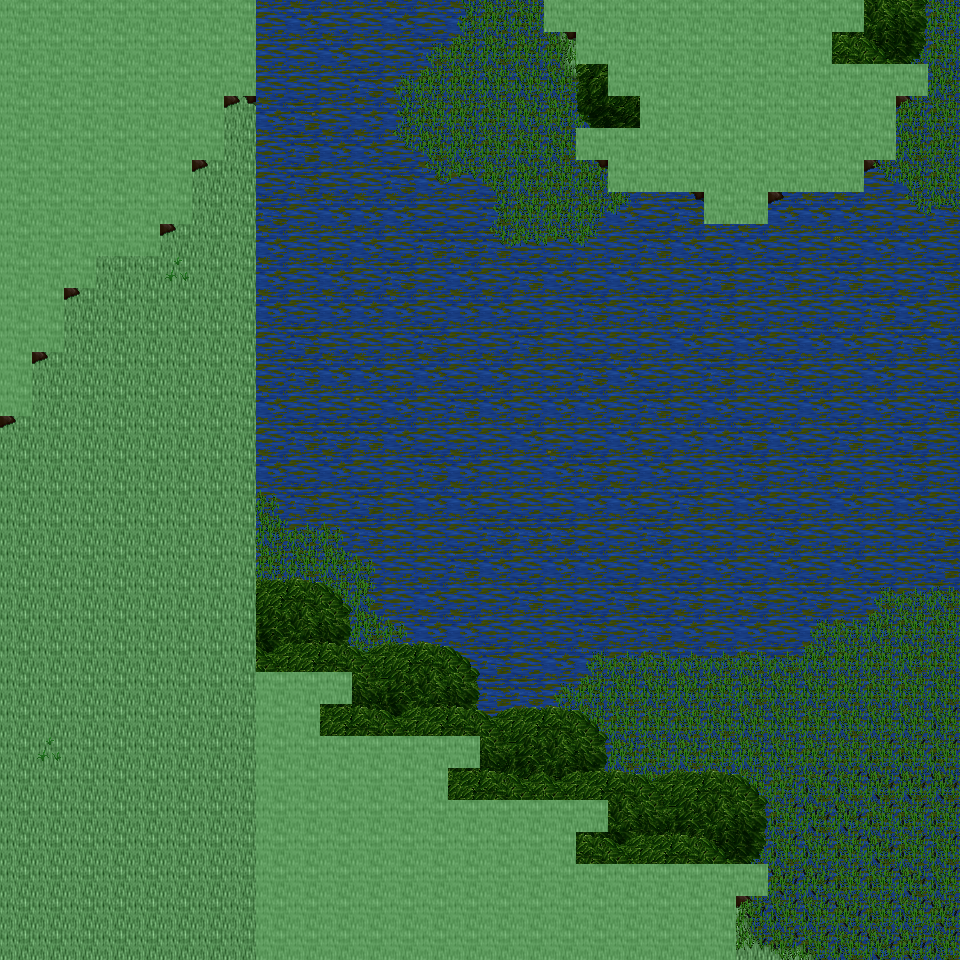

Below is a game level as drawn by its tile map, then a one-line description and the .tmx that defines it (tile-layer data replaced by summaries):
An orthogonal 30x30 tile map with 32x32 px tiles, 6 tile layers (Ground, Object, Object2, Above, ...), 31 tilesets and 5 objects (5x mapExit).

<map version="1.0" orientation="orthogonal" renderorder="right-down" width="30" height="30" tilewidth="32" tileheight="32" nextobjectid="6">
  <tileset firstgid="1" name="tileset_ground_ground" tilewidth="32" tileheight="32" tilecount="33" columns="3">
    <image source="../drawable/tileset_ground_ground.png" width="96" height="352" />
  </tileset>
  <tileset firstgid="34" name="tileset_plant_flower_daisy_white" tilewidth="32" tileheight="32" tilecount="8" columns="2">
    <image source="../drawable/tileset_plant_flower_daisy_white.png" width="64" height="128" />
  </tileset>
  <tileset firstgid="42" name="tileset_ground_grass_edges" tilewidth="32" tileheight="32" tilecount="36" columns="12">
    <image source="../drawable/tileset_ground_grass_edges.png" width="384" height="96" />
  </tileset>
  <tileset firstgid="78" name="tileset_ground_grass_corners" tilewidth="32" tileheight="32" tilecount="24" columns="6">
    <image source="../drawable/tileset_ground_grass_corners.png" width="192" height="128" />
  </tileset>
  <tileset firstgid="102" name="tileset_plant_grasses" tilewidth="32" tileheight="32" tilecount="6" columns="3">
    <image source="../drawable/tileset_plant_grasses.png" width="96" height="64" />
  </tileset>
  <tileset firstgid="108" name="tileset_ground_rock_pebbles" tilewidth="32" tileheight="32" tilecount="3" columns="1">
    <image source="../drawable/tileset_ground_rock_pebbles.png" width="32" height="96" />
  </tileset>
  <tileset firstgid="111" name="tileset_ground_earth_edges" tilewidth="32" tileheight="32" tilecount="18" columns="6">
    <image source="../drawable/tileset_ground_earth_edges.png" width="192" height="96" />
  </tileset>
  <tileset firstgid="129" name="tileset_item_corpse_skull_pale" tilewidth="32" tileheight="32" tilecount="2" columns="2">
    <image source="../drawable/tileset_item_corpse_skull_pale.png" width="64" height="32" />
  </tileset>
  <tileset firstgid="131" name="tileset_logic_creature_undead" tilewidth="32" tileheight="32" tilecount="16" columns="8">
    <image source="../drawable/tileset_logic_creature_undead.png" width="256" height="64" />
  </tileset>
  <tileset firstgid="147" name="tileset_logic_collision" tilewidth="32" tileheight="32" tilecount="1" columns="1">
    <image source="../drawable/tileset_logic_collision.png" width="32" height="32" />
  </tileset>
  <tileset firstgid="148" name="tileset_logic_creature_undead_fallen" tilewidth="32" tileheight="32" tilecount="16" columns="8">
    <image source="../drawable/tileset_logic_creature_undead_fallen.png" width="256" height="64" />
  </tileset>
  <tileset firstgid="164" name="tileset_ground_water_swamp_water" tilewidth="32" tileheight="32" tilecount="33" columns="3">
    <image source="../drawable/tileset_ground_water_swamp_water.png" width="96" height="352" />
  </tileset>
  <tileset firstgid="197" name="tileset_plant_tree_tree_darkgreen" tilewidth="32" tileheight="32" tilecount="88" columns="8">
    <image source="../drawable/tileset_plant_tree_tree_darkgreen.png" width="256" height="352" />
  </tileset>
  <tileset firstgid="285" name="tileset_building_death_tower" tilewidth="32" tileheight="32" tilecount="252" columns="9">
    <image source="../drawable/tileset_building_death_tower.png" width="288" height="896" />
  </tileset>
  <tileset firstgid="537" name="tileset_ground_ridge_earth_dark" tilewidth="32" tileheight="32" tilecount="96" columns="12">
    <image source="../drawable/tileset_ground_ridge_earth_dark.png" width="384" height="256" />
  </tileset>
  <tileset firstgid="633" name="tileset_plant_tree_dead_tree_2" tilewidth="32" tileheight="32" tilecount="20" columns="4">
    <image source="../drawable/tileset_plant_tree_dead_tree_2.png" width="128" height="160" />
  </tileset>
  <tileset firstgid="653" name="tileset_item_corpse_swamp_sunken" tilewidth="32" tileheight="32" tilecount="32" columns="8">
    <image source="../drawable/tileset_item_corpse_swamp_sunken.png" width="256" height="128" />
  </tileset>
  <tileset firstgid="685" name="tileset_plant_grasses_swamp" tilewidth="32" tileheight="32" tilecount="42" columns="6">
    <image source="../drawable/tileset_plant_grasses_swamp.png" width="192" height="224" />
  </tileset>
  <tileset firstgid="727" name="tileset_plant_tree_dead_tree_3" tilewidth="32" tileheight="32" tilecount="16" columns="4">
    <image source="../drawable/tileset_plant_tree_dead_tree_3.png" width="128" height="128" />
  </tileset>
  <tileset firstgid="743" name="tileset_plant_stump_hollow_logs" tilewidth="32" tileheight="32" tilecount="6" columns="3">
    <image source="../drawable/tileset_plant_stump_hollow_logs.png" width="96" height="64" />
  </tileset>
  <tileset firstgid="749" name="tileset_ground_rock_rocks" tilewidth="32" tileheight="32" tilecount="4" columns="2">
    <image source="../drawable/tileset_ground_rock_rocks.png" width="64" height="64" />
  </tileset>
  <tileset firstgid="753" name="tileset_ground_rock_rocks_3" tilewidth="32" tileheight="32" tilecount="16" columns="4">
    <image source="../drawable/tileset_ground_rock_rocks_3.png" width="128" height="128" />
  </tileset>
  <tileset firstgid="769" name="tileset_item_corpse_skeleton" tilewidth="32" tileheight="32" tilecount="4" columns="2">
    <image source="../drawable/tileset_item_corpse_skeleton.png" width="64" height="64" />
  </tileset>
  <tileset firstgid="773" name="tileset_item_gothic_skull_post" tilewidth="32" tileheight="32" tilecount="2" columns="1">
    <image source="../drawable/tileset_item_gothic_skull_post.png" width="32" height="64" />
  </tileset>
  <tileset firstgid="775" name="tileset_item_statue_skullpedestal" tilewidth="32" tileheight="32" tilecount="2" columns="1">
    <image source="../drawable/tileset_item_statue_skullpedestal.png" width="32" height="64" />
  </tileset>
  <tileset firstgid="777" name="tileset_building_entrance_int_broken_bars" tilewidth="32" tileheight="32" tilecount="2" columns="1">
    <image source="../drawable/tileset_building_entrance_int_broken_bars.png" width="32" height="64" />
  </tileset>
  <tileset firstgid="779" name="tileset_ground_slate_tiles" tilewidth="32" tileheight="32" tilecount="15" columns="5">
    <image source="../drawable/tileset_ground_slate_tiles.png" width="160" height="96" />
  </tileset>
  <tileset firstgid="794" name="tileset_logic_portal" tilewidth="32" tileheight="32" tilecount="24" columns="8">
    <image source="../drawable/tileset_logic_portal.png" width="256" height="96" />
  </tileset>
  <tileset firstgid="818" name="tileset_logic_creature_undead_skeleton" tilewidth="32" tileheight="32" tilecount="6" columns="6">
    <image source="../drawable/tileset_logic_creature_undead_skeleton.png" width="192" height="32" />
  </tileset>
  <tileset firstgid="824" name="tileset_logic_creature_undead_specter" tilewidth="32" tileheight="32" tilecount="6" columns="6">
    <image source="../drawable/tileset_logic_creature_undead_specter.png" width="192" height="32" />
  </tileset>
  <tileset firstgid="830" name="tileset_logic_creature_undead_zombie" tilewidth="32" tileheight="32" tilecount="5" columns="5">
    <image source="../drawable/tileset_logic_creature_undead_zombie.png" width="160" height="32" />
  </tileset>
  <layer name="Ground" width="30" height="30">
    <data>[900 cells, 900 non-empty, 16 distinct tile ids]</data>
  </layer>
  <layer name="Object" width="30" height="30">
    <data>[900 cells, 239 non-empty, 21 distinct tile ids]</data>
  </layer>
  <layer name="Object2" width="30" height="30">
    <data>[900 cells, 214 non-empty, 32 distinct tile ids]</data>
  </layer>
  <layer name="Above" width="30" height="30">
    <data>[900 cells, 227 non-empty, 18 distinct tile ids]</data>
  </layer>
  <layer name="Above2" width="30" height="30">
    <data>[900 cells, 74 non-empty, 12 distinct tile ids]</data>
  </layer>
  <layer name="Walkable" width="30" height="30">
    <data>[900 cells, 205 non-empty, 1 distinct tile ids]</data>
  </layer>
  <objectgroup name="MapEvents">
    <object id="1" name="north" type="mapExit" x="256" y="0" width="288" height="32">
      <properties>
        <property name="map" value="level_0_x208_y61" />
        <property name="x" value="8" />
        <property name="y" value="28" />
      </properties>
    </object>
    <object id="2" name="north2" type="mapExit" x="864" y="0" width="96" height="32">
      <properties>
        <property name="map" value="level_0_x208_y61" />
        <property name="x" value="27" />
        <property name="y" value="28" />
      </properties>
    </object>
    <object id="3" name="south" type="mapExit" x="0" y="928" width="256" height="32">
      <properties>
        <property name="map" value="level_0_x208_y63" />
        <property name="x" value="0" />
        <property name="y" value="1" />
      </properties>
    </object>
    <object id="4" name="south2" type="mapExit" x="736" y="928" width="224" height="32">
      <properties>
        <property name="map" value="level_0_x208_y63" />
        <property name="x" value="23" />
        <property name="y" value="1" />
      </properties>
    </object>
    <object id="5" name="west" type="mapExit" x="0" y="416" width="32" height="544">
      <properties>
        <property name="map" value="level_0_x207_y62" />
        <property name="x" value="28" />
        <property name="y" value="13" />
      </properties>
    </object>
  </objectgroup>
</map>
